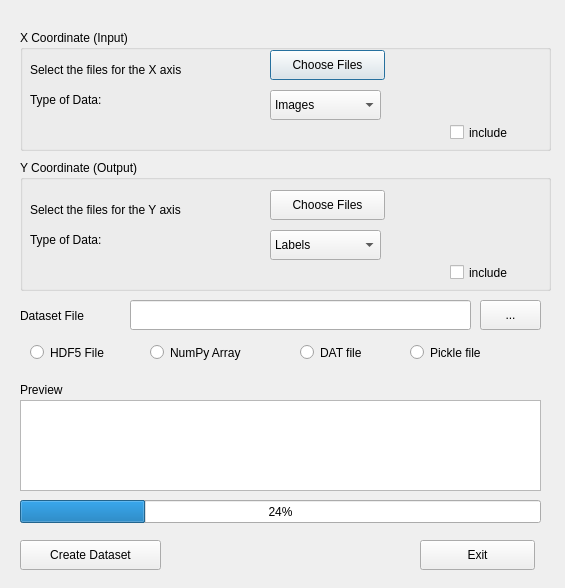
<?xml version="1.0" encoding="UTF-8"?>
<ui version="4.0">
 <author>A7</author>
 <class>MainWindow</class>
 <widget class="QDialog" name="MainWindow">
  <property name="geometry">
   <rect>
    <x>0</x>
    <y>0</y>
    <width>565</width>
    <height>588</height>
   </rect>
  </property>
  <property name="windowTitle">
   <string>A7 HDF5 Dataset Creator</string>
  </property>
  <widget class="QWidget" name="verticalLayoutWidget">
   <property name="geometry">
    <rect>
     <x>20</x>
     <y>30</y>
     <width>531</width>
     <height>121</height>
    </rect>
   </property>
   <layout class="QVBoxLayout" name="verticalLayout">
    <item>
     <widget class="QGroupBox" name="groupBox">
      <property name="title">
       <string>X Coordinate (Input)</string>
      </property>
      <widget class="QPushButton" name="pushButton">
       <property name="geometry">
        <rect>
         <x>250</x>
         <y>20</y>
         <width>115</width>
         <height>30</height>
        </rect>
       </property>
       <property name="text">
        <string>Choose Files</string>
       </property>
      </widget>
      <widget class="QLabel" name="label">
       <property name="geometry">
        <rect>
         <x>10</x>
         <y>30</y>
         <width>261</width>
         <height>20</height>
        </rect>
       </property>
       <property name="text">
        <string>Select the files for the X axis</string>
       </property>
      </widget>
      <widget class="QLabel" name="label_2">
       <property name="geometry">
        <rect>
         <x>10</x>
         <y>60</y>
         <width>111</width>
         <height>20</height>
        </rect>
       </property>
       <property name="text">
        <string>Type of Data:</string>
       </property>
      </widget>
      <widget class="QComboBox" name="comboBox">
       <property name="geometry">
        <rect>
         <x>250</x>
         <y>60</y>
         <width>111</width>
         <height>30</height>
        </rect>
       </property>
       <item>
        <property name="text">
         <string>Images</string>
        </property>
       </item>
       <item>
        <property name="text">
         <string>more later..</string>
        </property>
       </item>
      </widget>
      <widget class="QCheckBox" name="checkBox">
       <property name="geometry">
        <rect>
         <x>430</x>
         <y>90</y>
         <width>91</width>
         <height>25</height>
        </rect>
       </property>
       <property name="text">
        <string>include</string>
       </property>
      </widget>
     </widget>
    </item>
   </layout>
  </widget>
  <widget class="QWidget" name="verticalLayoutWidget_2">
   <property name="geometry">
    <rect>
     <x>20</x>
     <y>160</y>
     <width>531</width>
     <height>131</height>
    </rect>
   </property>
   <layout class="QVBoxLayout" name="verticalLayout_2">
    <item>
     <widget class="QGroupBox" name="groupBox_2">
      <property name="title">
       <string>Y Coordinate (Output)</string>
      </property>
      <widget class="QLabel" name="label_3">
       <property name="geometry">
        <rect>
         <x>10</x>
         <y>40</y>
         <width>241</width>
         <height>20</height>
        </rect>
       </property>
       <property name="text">
        <string>Select the files for the Y axis</string>
       </property>
      </widget>
      <widget class="QLabel" name="label_4">
       <property name="geometry">
        <rect>
         <x>10</x>
         <y>70</y>
         <width>111</width>
         <height>20</height>
        </rect>
       </property>
       <property name="text">
        <string>Type of Data:</string>
       </property>
      </widget>
      <widget class="QPushButton" name="pushButton_2">
       <property name="geometry">
        <rect>
         <x>250</x>
         <y>30</y>
         <width>115</width>
         <height>30</height>
        </rect>
       </property>
       <property name="text">
        <string>Choose Files</string>
       </property>
      </widget>
      <widget class="QComboBox" name="comboBox_2">
       <property name="geometry">
        <rect>
         <x>250</x>
         <y>70</y>
         <width>111</width>
         <height>30</height>
        </rect>
       </property>
       <item>
        <property name="text">
         <string>Labels</string>
        </property>
       </item>
       <item>
        <property name="text">
         <string>Multiclass (soon)</string>
        </property>
       </item>
      </widget>
      <widget class="QCheckBox" name="checkBox_2">
       <property name="geometry">
        <rect>
         <x>430</x>
         <y>100</y>
         <width>91</width>
         <height>25</height>
        </rect>
       </property>
       <property name="text">
        <string>include</string>
       </property>
      </widget>
     </widget>
    </item>
   </layout>
  </widget>
  <widget class="QProgressBar" name="progressBar">
   <property name="geometry">
    <rect>
     <x>20</x>
     <y>500</y>
     <width>521</width>
     <height>23</height>
    </rect>
   </property>
   <property name="value">
    <number>24</number>
   </property>
  </widget>
  <widget class="QLineEdit" name="lineEdit">
   <property name="geometry">
    <rect>
     <x>130</x>
     <y>300</y>
     <width>341</width>
     <height>30</height>
    </rect>
   </property>
  </widget>
  <widget class="QLabel" name="label_5">
   <property name="geometry">
    <rect>
     <x>20</x>
     <y>306</y>
     <width>111</width>
     <height>20</height>
    </rect>
   </property>
   <property name="text">
    <string>Dataset File</string>
   </property>
  </widget>
  <widget class="QPushButton" name="pushButton_3">
   <property name="geometry">
    <rect>
     <x>480</x>
     <y>300</y>
     <width>61</width>
     <height>30</height>
    </rect>
   </property>
   <property name="text">
    <string>...</string>
   </property>
  </widget>
  <widget class="QTableView" name="tableView">
   <property name="geometry">
    <rect>
     <x>20</x>
     <y>400</y>
     <width>521</width>
     <height>91</height>
    </rect>
   </property>
  </widget>
  <widget class="QLabel" name="label_6">
   <property name="geometry">
    <rect>
     <x>20</x>
     <y>380</y>
     <width>81</width>
     <height>20</height>
    </rect>
   </property>
   <property name="text">
    <string>Preview</string>
   </property>
  </widget>
  <widget class="QRadioButton" name="radioButton">
   <property name="geometry">
    <rect>
     <x>30</x>
     <y>340</y>
     <width>134</width>
     <height>25</height>
    </rect>
   </property>
   <property name="text">
    <string>HDF5 File</string>
   </property>
  </widget>
  <widget class="QRadioButton" name="radioButton_2">
   <property name="geometry">
    <rect>
     <x>150</x>
     <y>340</y>
     <width>134</width>
     <height>25</height>
    </rect>
   </property>
   <property name="text">
    <string>NumPy Array</string>
   </property>
  </widget>
  <widget class="QRadioButton" name="radioButton_3">
   <property name="geometry">
    <rect>
     <x>300</x>
     <y>340</y>
     <width>134</width>
     <height>25</height>
    </rect>
   </property>
   <property name="text">
    <string>DAT file</string>
   </property>
  </widget>
  <widget class="QRadioButton" name="radioButton_4">
   <property name="geometry">
    <rect>
     <x>410</x>
     <y>340</y>
     <width>134</width>
     <height>25</height>
    </rect>
   </property>
   <property name="text">
    <string>Pickle file</string>
   </property>
  </widget>
  <widget class="QPushButton" name="pushButton_4">
   <property name="geometry">
    <rect>
     <x>20</x>
     <y>540</y>
     <width>141</width>
     <height>30</height>
    </rect>
   </property>
   <property name="text">
    <string>Create Dataset</string>
   </property>
  </widget>
  <widget class="QPushButton" name="pushButton_5">
   <property name="geometry">
    <rect>
     <x>420</x>
     <y>540</y>
     <width>115</width>
     <height>30</height>
    </rect>
   </property>
   <property name="text">
    <string>Exit</string>
   </property>
  </widget>
 </widget>
 <resources/>
 <connections/>
 <designerdata>
  <property name="gridDeltaX">
   <number>10</number>
  </property>
  <property name="gridDeltaY">
   <number>10</number>
  </property>
  <property name="gridSnapX">
   <bool>true</bool>
  </property>
  <property name="gridSnapY">
   <bool>true</bool>
  </property>
  <property name="gridVisible">
   <bool>true</bool>
  </property>
 </designerdata>
</ui>
